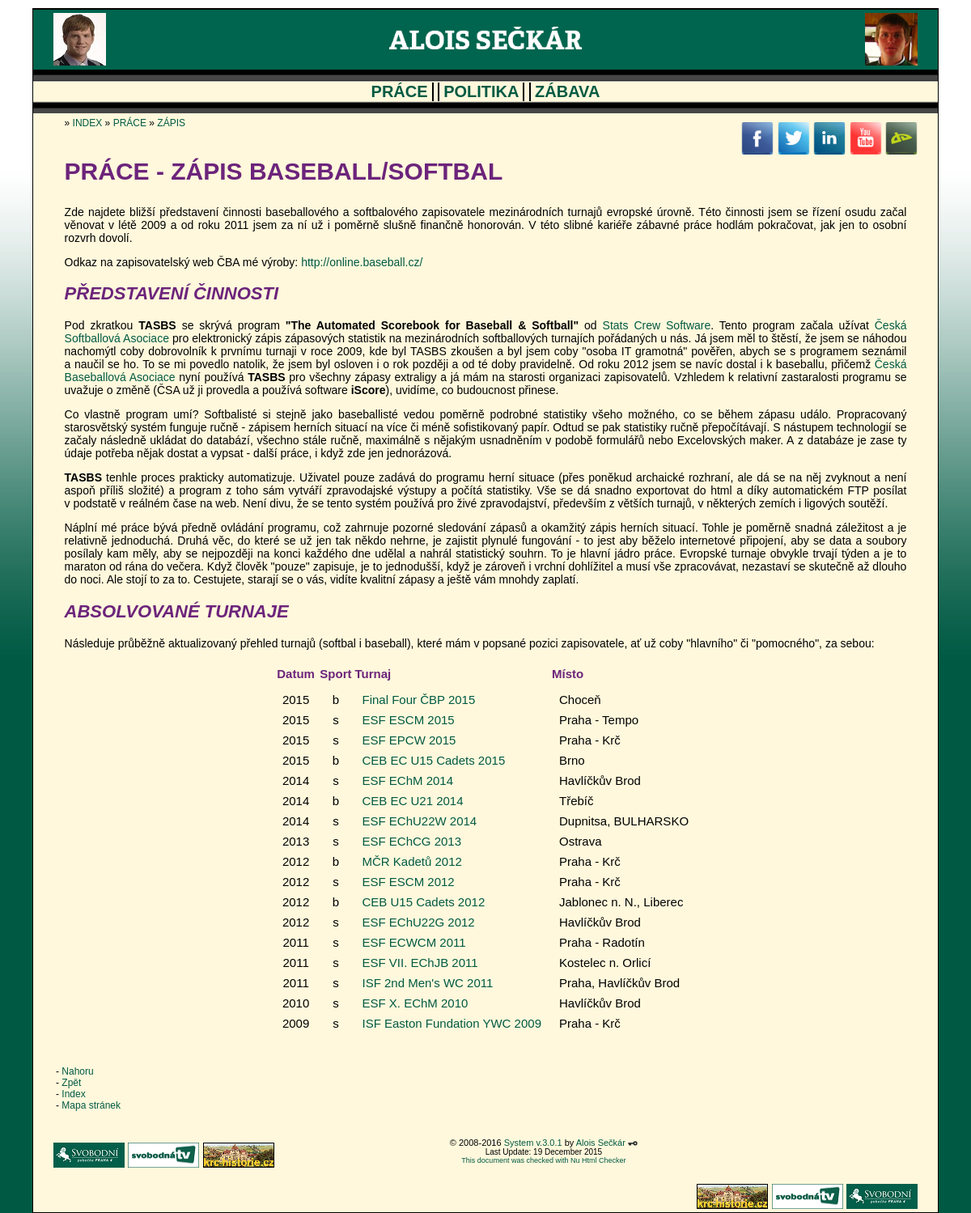
The page /work-scorer on the database as committed earlier.
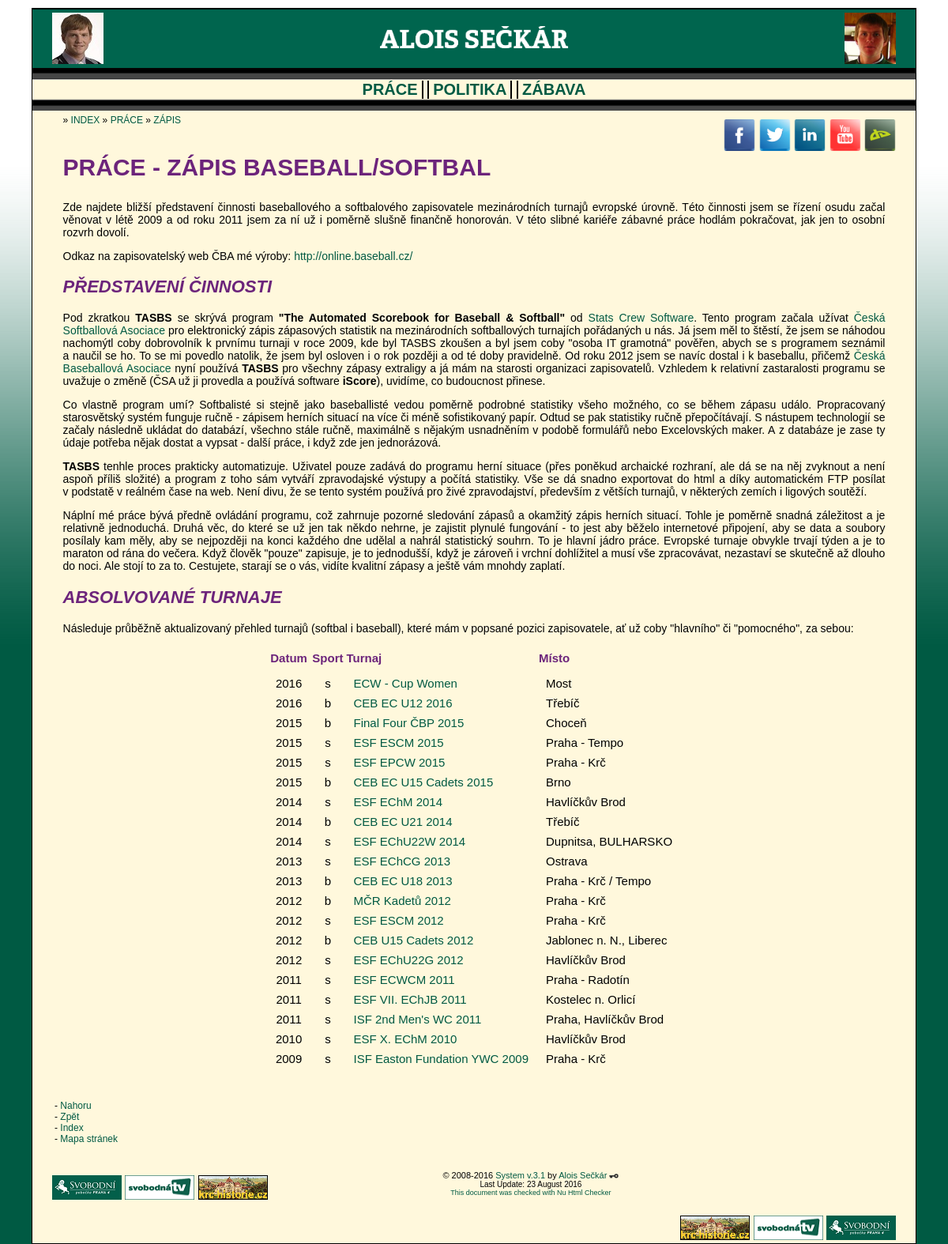
The same page on the database as committed later.
### tables this page shows
CREATE TABLE IF NOT EXISTS `elrh_tournaments` (
  `id` int(5) NOT NULL,
  `ord` int(3) NOT NULL,
  `date` varchar(4) NOT NULL,
  `sport` char(1) NOT NULL,
  `title` varchar(100) NOT NULL,
  `location` varchar(100) NOT NULL,
  `link` varchar(150) NOT NULL
);

### index.php (called while the page is built, shortened)
<?php
$controller = new ELRHPageController();
if (!empty($_GET["page"])) {
	$page = $_GET["page"];
}
$controller->resolvePath(mb_strtolower($page, 'UTF-8'));
$controller->prepareData();
$controller->renderPage();
?>

### web/scripts/page-data/elrh_data_helper.php (called while the page is built, shortened)
<?php
class ELRHDataHelper {
	public static function retrieveArray($mysqli, $query) {
		$result = $mysqli->query($query);
	    $i = 0;
		while ($current = $result->fetch_array()) {
			$array[$i] = $current;
			$i++;
		}
		if (isset($array)) {
			return $array;
		} else {
			return null;
		}
	}
}

### web/scripts/page-data/elrh_work-scorer_data.php (called while the page is built)
<?php
class ELRHPageData {
	public static function prepareData($item, $mysqli) {
		$data["title"] = "Alois Sečkár - Zápis baseball/softbal";
		include_once getcwd().'/web/scripts/page-data/elrh_data_helper.php';
		$data["tournaments"] = ELRHDataHelper::retrieveArray($mysqli, "SELECT date, sport, title, location, link FROM elrh_tournaments ORDER BY ord DESC");
		return $data;
	}
}

### web/scripts/page-content/elrh_work-scorer_content.php (the view, shortened to what the changed rows need)
<?php
class ELRHPageContentRenderer {
	public static function renderContent($page_data) {
		echo '<h1>PRÁCE - ZÁPIS BASEBALL/SOFTBAL</h1>'.PHP_EOL;
		echo '<h2>PŘEDSTAVENÍ ČINNOSTI</h2>'.PHP_EOL;
		echo '<h2>ABSOLVOVANÉ TURNAJE</h2>'.PHP_EOL;
		echo '<table>'.PHP_EOL;
			echo '<tr>'.PHP_EOL;
				echo '<th>Datum</th>'.PHP_EOL;
				echo '<th>Sport</th>'.PHP_EOL;
				echo '<th class="left">Turnaj</th>'.PHP_EOL;
				echo '<th class="left">Místo</th>'.PHP_EOL;
			echo '</tr>'.PHP_EOL;
			if (!empty($page_data["tournaments"])) {
				foreach ($page_data["tournaments"] as $row) {
					echo '<tr>'.PHP_EOL;
						echo '<td>'.$row["date"].'</td>'.PHP_EOL;
					    echo '<td>'.$row["sport"].'</td>'.PHP_EOL;
					    echo '<td class="left"><a href="'.$row["link"].'" title="'.$row["title"].'">'.$row["title"].'</a></td>';
					   echo '<td class="left">'.$row["location"].'</td>'.PHP_EOL;
					echo '</tr>'.PHP_EOL;
				}
			} else {
				echo '<tr><td colspan="4">Nenalezeny žádné turnaje</td></tr>'.PHP_EOL;
			}
		echo '</table>'.PHP_EOL;
	}
}

### web/scripts/elrh_page_renderer.php (shortened to what the changed rows need)
<?php
class ELRHPageRenderer {
	public static function renderHTMLStart() {
		echo '<!DOCTYPE html>'.PHP_EOL;
		echo '<html lang="cs">'.PHP_EOL;
	}
	public static function renderHTMLHead($title) {
		echo '<head>'.PHP_EOL;
			echo '<link rel="stylesheet" type="text/css" href="/elrh_css.css" />'.PHP_EOL;
			echo '<link rel="stylesheet" type="text/css" href="/dropdown.css" />'.PHP_EOL;
		echo '</head>'.PHP_EOL;
	}
	public static function renderBodyStart() {
		echo '<body id="top">'.PHP_EOL;
		echo '<div id="container">'.PHP_EOL;
	}
	public static function renderContentStart($nav) {
		echo '<div id="content">'.PHP_EOL;
		echo '<article>'.PHP_EOL;
	}
	public static function renderContentEnd($nav) {
		echo '</article>'.PHP_EOL;
		echo '</div>'.PHP_EOL;
	}
	public static function renderPageFooter($version, $update) {
		echo '<div id="footer">'.PHP_EOL;
			echo '<div id="footer-center">'.PHP_EOL;
				echo '<div class="footer-big">&copy; 2008-2016 <a href="/versions" title="Verze systému">System v.'.$version.'</a> by <a href="/contacts" title="Kontakt">Alois Sečkár</a> <a href="/login"><img src="/web/images/admin.png" height="6" /></a></div>'.PHP_EOL;
				echo '<div class="footer-small">Last Update: '.$update.'</div>'.PHP_EOL;
				echo '<div class="footer-tiny"><a href="https://validator.w3.org/nu/?doc=http://'.$_SERVER["SERVER_NAME"].$_SERVER["REQUEST_URI"].'" title="Validator at w3.org">This document was checked with Nu Html Checker</a></div>'.PHP_EOL;
			echo '</div>'.PHP_EOL;
		echo '</div>'.PHP_EOL;
	}
	public static function renderHTMLEnd() {
		echo '</div>'.PHP_EOL;
		echo '</body>'.PHP_EOL;
		echo '</html>'.PHP_EOL;
	}
}
?>

Rows that differ between the two databases and show on the page:
added elrh_tournaments: date "2016", sport "s", title "ECW - Cup Women", location "Most"
added elrh_tournaments: date "2016", sport "b", title "CEB EC U12 2016", location "Třebíč"
added elrh_tournaments: date "2013", sport "b", title "CEB EC U18 2013", location "Praha - Krč / Tempo"
Other text that changed with them:
$version: "3.0.1" → "3.1"
$update: "19 December 2015" → "23 August 2016"
